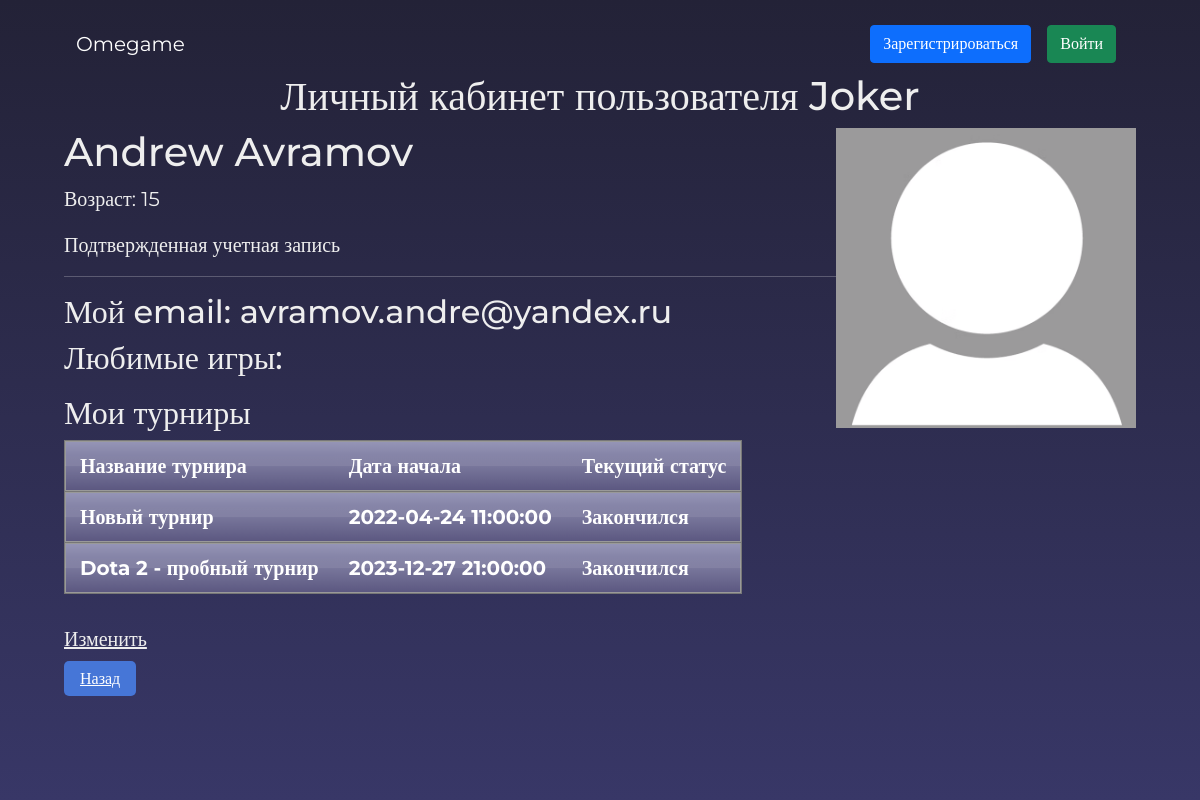
Screenshot of /user?id=3 with the database file from the repository.
### data/users.py (models this page shows, shortened)
class User(SqlAlchemyBase, UserMixin):
    __tablename__ = 'users'
    id = sqlalchemy.Column(sqlalchemy.Integer, primary_key=True, autoincrement=True)
    nickname = sqlalchemy.Column(sqlalchemy.String, nullable=True)
    surname = sqlalchemy.Column(sqlalchemy.String, nullable=True)
    name = sqlalchemy.Column(sqlalchemy.String, nullable=True)
    age = sqlalchemy.Column(sqlalchemy.Integer, nullable=True)
    email = sqlalchemy.Column(sqlalchemy.String, index=True, unique=True, nullable=True)
    hashed_password = sqlalchemy.Column(sqlalchemy.String, nullable=True)
    modifed_date = sqlalchemy.Column(sqlalchemy.DateTime, default=datetime.datetime.now)
    level = sqlalchemy.Column(sqlalchemy.SmallInteger, default=0)
    favourite = sqlalchemy.Column(sqlalchemy.String, default='')
    confirm_code = sqlalchemy.Column(sqlalchemy.Integer, default=0)

### data/tournaments.py (models this page shows, shortened)
class Tournament(SqlAlchemyBase):
    __tablename__ = 'tournaments'
    id = sqlalchemy.Column(sqlalchemy.Integer, primary_key=True, autoincrement=True)
    name = sqlalchemy.Column(sqlalchemy.String, nullable=True)
    desc = sqlalchemy.Column(sqlalchemy.String, nullable=True)
    author = sqlalchemy.Column(sqlalchemy.Integer, nullable=True)
    contacts = sqlalchemy.Column(sqlalchemy.String, nullable=True)
    members = sqlalchemy.Column(sqlalchemy.String, default='')
    start = sqlalchemy.Column(sqlalchemy.DateTime, default=datetime.datetime.now())
    flags = sqlalchemy.Column(sqlalchemy.Integer, default=0) # см ./about_tournaments.md
    gameid = sqlalchemy.Column(sqlalchemy.Integer, default=0)

### main.py (the view, shortened to what this page needs)
@app.route('/user', methods=['GET', 'POST'])
def profile():
    id = int(request.args.get('id', 0))
    if not (1 <= id <= db_sess.query(sql_funcs.max(User.id)).first()[0]):
        return e404(NotFound)
    user = db_sess.query(User).filter(User.id == id).first()
    list_of_games = []
    new_result = db_sess.query(User).filter(User.id == id).first().favourite # если пользователь переходит со страницы игры
    tournaments = db_sess.query(Tournament).filter(Tournament.members.like(f'%{user.id}%')).all()
    for i in new_result.split(',')[:-1]:
        gameid = int(i)
        list_of_games.append([gameid, games[gameid]['name']])
    return render_template("user.html", name=user.name, surname=user.surname, email=user.email, age=user.age,
                           games=list_of_games, level_profile=user.level, tournaments=tournaments,
                           nickname=user.nickname)

### templates/user.html (shortened to what this page needs)
{% extends "ext.html" %}
{% block body %}
<div style="font-family: Montserrat">
    <div class="text-center">
        <h1>Личный кабинет пользователя {{ nickname }}</h1>
    </div>
    <img src="{{ url_for('static', filename='images/default_image.png') }}" align="right"
         width="300" height="300" alt="Фото профиля">
    <h1>{{ name }} {{ surname }}</h1>
    <p>Возраст: {{ age }}</p>
    {% if level_profile == 0 %}
        <a class="white" style="color: #d11" href="/is_your_email">Учетная запись не подтверждена</a>
    {% else %}
        <p>Подтвержденная учетная запись</p>
    {% endif %}
    <hr>
    <h2>Мой email: {{ email }}</h2>
    <h2>Любимые игры: </h2>
    <h2>Мои турниры</h2>
    <table class="table_blur">
        <tr>
            <th>Название турнира</th>
            <th>Дата начала</th>
            <th>Текущий статус</th>
        </tr>
        {% for i in tournaments %}
        <tr>
            <th>{{ i.name }}</th>
            <th>{{ i.start }}</th>
            {% if (i.flags % 2) == 1 %}
            <th>Закончился</th>
            {% else %}
            <th>Идет</th>
            {% endif %}
        {% endfor %}
        </tr>
    </table>
    {% if id != 0 %}
        <br>
        <a class="white" href="/profile_edit">Изменить</a>
    {% endif %}
    <form action="/">
        <a class="back_button" href="/">Назад</a>
    </form>
</div>
{% endblock %}

### templates/ext.html (shortened to what this page needs)
{% extends "base.html" %}
{% block header %}
    <div style="font-family: Montserrat">
        <nav class="navbar navbar-dark bg-transparent">
            <div class="container-fluid">
                <a class="navbar-brand" href="/">Omegame</a>
                {% if current_user.is_authenticated %}
                    <ul class="navbar-nav">
                        <li class="navbar-item">
                            <a class="white special" style="font-size: 125%; display: block; text-align: right"
                               href="/user?id={{ current_user.id }}">{{ current_user.nickname }}</a>
                            {% if current_user.level != 1 %}
                                {% if current_user.level == 0 %}
                                    <div style="color: #d66; font-size: 80%; display: inline; font-style: italic">Неподтвержденный аккаунт</div>
                                {% elif current_user.level == 2 %}
                                    <div style="color: #2bd; font-size: 80%; display: inline; font-style: italic">Админ</div>
                                {% elif current_user.level == 3 %}
                                    <div style="color: #d2d; font-size: 80%; display: inline; font-style: italic">Коренной аккаунт</div>
                                {% endif %}
                                <div style="display: inline; font-size: 80%"> / </div>
                            {% endif %}
                            <a class="white special" style="color: #d22; font-size: 80%" href="/logout">Выйти</a>
                        </li>
                    </ul>
                {% else %}
                    <ul class="navbar-nav" style="flex-direction: row">
                        <li style="padding: 0 8px">
                            <a class="btn btn-primary " href="/register">Зарегистрироваться</a>
                        </li>
                        <li style="padding: 0 8px">
                            <a class="btn btn-success" href="/login">Войти</a>
                        </li>
                    </ul>
                {% endif %}
            </div>
        </nav>
    </div>
{% endblock %}

### templates/base.html (shortened to what this page needs)
<!DOCTYPE html>
<html lang="en">
    <head>
        <link rel="stylesheet" href="https://cdn.jsdelivr.net/npm/bootstrap@5.1.3/dist/css/bootstrap.min.css">
        <link rel="stylesheet" href="{{ url_for('static', filename='css/all.css') }}">
    </head>
    <body>
        <div class="bg"></div>
        <div class="mainframe">
            <header>
                {% block header %}{% endblock %}
            </header>
            {% block body %}{% endblock %}
        </div>
    </body>
</html>

### static/css/all.css (style rules this page uses)
body { font-size: 125%; }
.bg { background: rgb(36,35,43); background: linear-gradient(180deg, rgba(35,34,55,1) 0%, rgba(56,55,103,1) 100%); width: 100vw; height: 100vh; position: fixed; z-index: -1; }
.mainframe { color: #eee; padding: 16px 64px; }
a.white, a.white:hover, a.white:visited, a.white:active { color: #eee; }
.back_button { appearance: none; border: 0; border-radius: 5px; background: #4676D7; color: #fff; padding: 8px 16px; font-size: 16px; }
.table_blur { background: #f5ffff; border-collapse: collapse; text-align: left; }
.table_blur th { border-top: 1px solid #777777; border-bottom: 1px solid #777777; box-shadow: inset 0 1px 0 #999999, inset 0 -1px 0 #999999; background: linear-gradient(#9595b6, #5a567f); color: white; padding: 10px 15px; position: relative; }
.table_blur th:after { content: ""; display: block; position: absolute; left: 0; top: 25%; height: 25%; width: 100%; background: linear-gradient(rgba(255, 255, 255, 0), rgba(255,255,255,.08)); }
.table_blur tr:nth-child(odd) { background: #ebf3f9; }
.table_blur th:first-child { border-left: 1px solid #777777; border-bottom: 1px solid #777777; box-shadow: inset 1px 1px 0 #999999, inset 0 -1px 0 #999999; }
.table_blur th:last-child { border-right: 1px solid #777777; border-bottom: 1px solid #777777; box-shadow: inset -1px 1px 0 #999999, inset 0 -1px 0 #999999; }

### rows the page displays
User: nickname "Joker", name "Andrew", surname "Avramov", email "avramov.andre@yandex.ru"
Tournament: name "Новый турнир", start "2022-04-24 11:00:00", flags "Закончился"
Tournament: name "Dota 2 - пробный турнир", start "2023-12-27 21:00:00", flags "Закончился"

### other values shown
{{ age }} "15"
